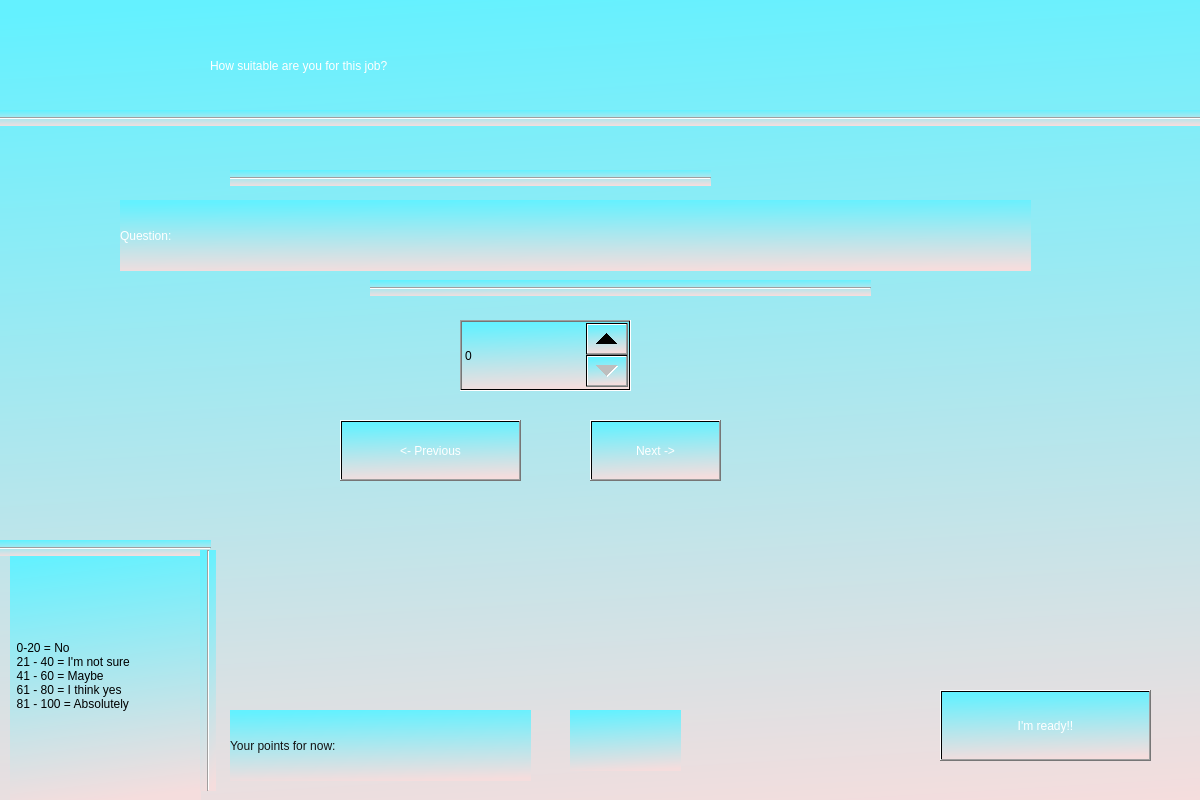
<?xml version="1.0" encoding="UTF-8"?>
<ui version="4.0">
 <class>Dialog</class>
 <widget class="QDialog" name="Dialog">
  <property name="geometry">
   <rect>
    <x>0</x>
    <y>0</y>
    <width>1200</width>
    <height>800</height>
   </rect>
  </property>
  <property name="windowTitle">
   <string>Dialog</string>
  </property>
  <widget class="QWidget" name="widget" native="true">
   <property name="geometry">
    <rect>
     <x>-30</x>
     <y>-20</y>
     <width>1281</width>
     <height>851</height>
    </rect>
   </property>
   <property name="styleSheet">
    <string notr="true">background-color: qlineargradient(spread:pad, x1:0.426, y1:0.00568182, x2:0.517, y2:1, stop:0 rgba(100, 241, 255, 255), stop:1 rgba(245, 221, 221, 255));</string>
   </property>
   <widget class="Line" name="line_2">
    <property name="geometry">
     <rect>
      <x>-10</x>
      <y>130</y>
      <width>1301</width>
      <height>16</height>
     </rect>
    </property>
    <property name="orientation">
     <enum>Qt::Horizontal</enum>
    </property>
   </widget>
   <widget class="QLabel" name="label">
    <property name="geometry">
     <rect>
      <x>240</x>
      <y>50</y>
      <width>851</width>
      <height>71</height>
     </rect>
    </property>
    <property name="styleSheet">
     <string notr="true">background-color: qlineargradient(spread:pad, x1:0.205, y1:0, x2:0.312, y2:1, stop:0 rgba(100, 241, 255, 0), stop:1 rgba(245, 221, 221, 0));
font: 36pt &quot;MS Shell Dlg 2&quot;;
color: rgb(255, 255, 255);</string>
    </property>
    <property name="text">
     <string>How suitable are you for this job?</string>
    </property>
   </widget>
   <widget class="QPushButton" name="nextquestion">
    <property name="geometry">
     <rect>
      <x>620</x>
      <y>440</y>
      <width>131</width>
      <height>61</height>
     </rect>
    </property>
    <property name="styleSheet">
     <string notr="true">font: 24pt &quot;MS Shell Dlg 2&quot;;
color: rgb(255, 255, 255);</string>
    </property>
    <property name="text">
     <string>Next -&gt;</string>
    </property>
   </widget>
   <widget class="Line" name="line">
    <property name="geometry">
     <rect>
      <x>260</x>
      <y>190</y>
      <width>481</width>
      <height>16</height>
     </rect>
    </property>
    <property name="orientation">
     <enum>Qt::Horizontal</enum>
    </property>
   </widget>
   <widget class="Line" name="line_3">
    <property name="geometry">
     <rect>
      <x>400</x>
      <y>300</y>
      <width>501</width>
      <height>16</height>
     </rect>
    </property>
    <property name="orientation">
     <enum>Qt::Horizontal</enum>
    </property>
   </widget>
   <widget class="QLabel" name="questions_label">
    <property name="geometry">
     <rect>
      <x>150</x>
      <y>220</y>
      <width>911</width>
      <height>71</height>
     </rect>
    </property>
    <property name="styleSheet">
     <string notr="true">font: 24pt &quot;MS Shell Dlg 2&quot;;
color: rgb(255, 255, 255);</string>
    </property>
    <property name="text">
     <string>Question:</string>
    </property>
   </widget>
   <widget class="QSpinBox" name="points">
    <property name="geometry">
     <rect>
      <x>490</x>
      <y>340</y>
      <width>171</width>
      <height>71</height>
     </rect>
    </property>
    <property name="styleSheet">
     <string notr="true">font: 20pt &quot;MS Shell Dlg 2&quot;;</string>
    </property>
   </widget>
   <widget class="QLabel" name="label_2">
    <property name="geometry">
     <rect>
      <x>40</x>
      <y>570</y>
      <width>191</width>
      <height>251</height>
     </rect>
    </property>
    <property name="styleSheet">
     <string notr="true">font: 12pt &quot;MS Shell Dlg 2&quot;;
border-color: rgb(0, 0, 0);</string>
    </property>
    <property name="text">
     <string>  0-20 = No
  21 - 40 = I'm not sure
  41 - 60 = Maybe
  61 - 80 = I think yes
  81 - 100 = Absolutely</string>
    </property>
   </widget>
   <widget class="Line" name="line_4">
    <property name="geometry">
     <rect>
      <x>30</x>
      <y>560</y>
      <width>211</width>
      <height>16</height>
     </rect>
    </property>
    <property name="orientation">
     <enum>Qt::Horizontal</enum>
    </property>
   </widget>
   <widget class="Line" name="line_5">
    <property name="geometry">
     <rect>
      <x>230</x>
      <y>570</y>
      <width>16</width>
      <height>241</height>
     </rect>
    </property>
    <property name="orientation">
     <enum>Qt::Vertical</enum>
    </property>
   </widget>
   <widget class="QPushButton" name="done_btn">
    <property name="geometry">
     <rect>
      <x>970</x>
      <y>710</y>
      <width>211</width>
      <height>71</height>
     </rect>
    </property>
    <property name="styleSheet">
     <string notr="true">font: 24pt &quot;MS Shell Dlg 2&quot;;
color: rgb(255, 255, 255);</string>
    </property>
    <property name="text">
     <string>I'm ready!!</string>
    </property>
   </widget>
   <widget class="QLabel" name="label_3">
    <property name="geometry">
     <rect>
      <x>260</x>
      <y>730</y>
      <width>301</width>
      <height>71</height>
     </rect>
    </property>
    <property name="styleSheet">
     <string notr="true">font: 24pt &quot;MS Shell Dlg 2&quot;;
color: rgb(18, 18, 18);
</string>
    </property>
    <property name="text">
     <string>Your points for now:</string>
    </property>
   </widget>
   <widget class="QLabel" name="points_show">
    <property name="geometry">
     <rect>
      <x>600</x>
      <y>730</y>
      <width>111</width>
      <height>61</height>
     </rect>
    </property>
    <property name="styleSheet">
     <string notr="true">font: 24pt &quot;MS Shell Dlg 2&quot;;
color: rgb(26, 26, 26);</string>
    </property>
    <property name="text">
     <string/>
    </property>
   </widget>
   <widget class="QPushButton" name="prevquestion">
    <property name="geometry">
     <rect>
      <x>370</x>
      <y>440</y>
      <width>181</width>
      <height>61</height>
     </rect>
    </property>
    <property name="styleSheet">
     <string notr="true">font: 24pt &quot;MS Shell Dlg 2&quot;;
color: rgb(255, 255, 255);</string>
    </property>
    <property name="text">
     <string>&lt;- Previous</string>
    </property>
   </widget>
  </widget>
 </widget>
 <resources/>
 <connections/>
</ui>
